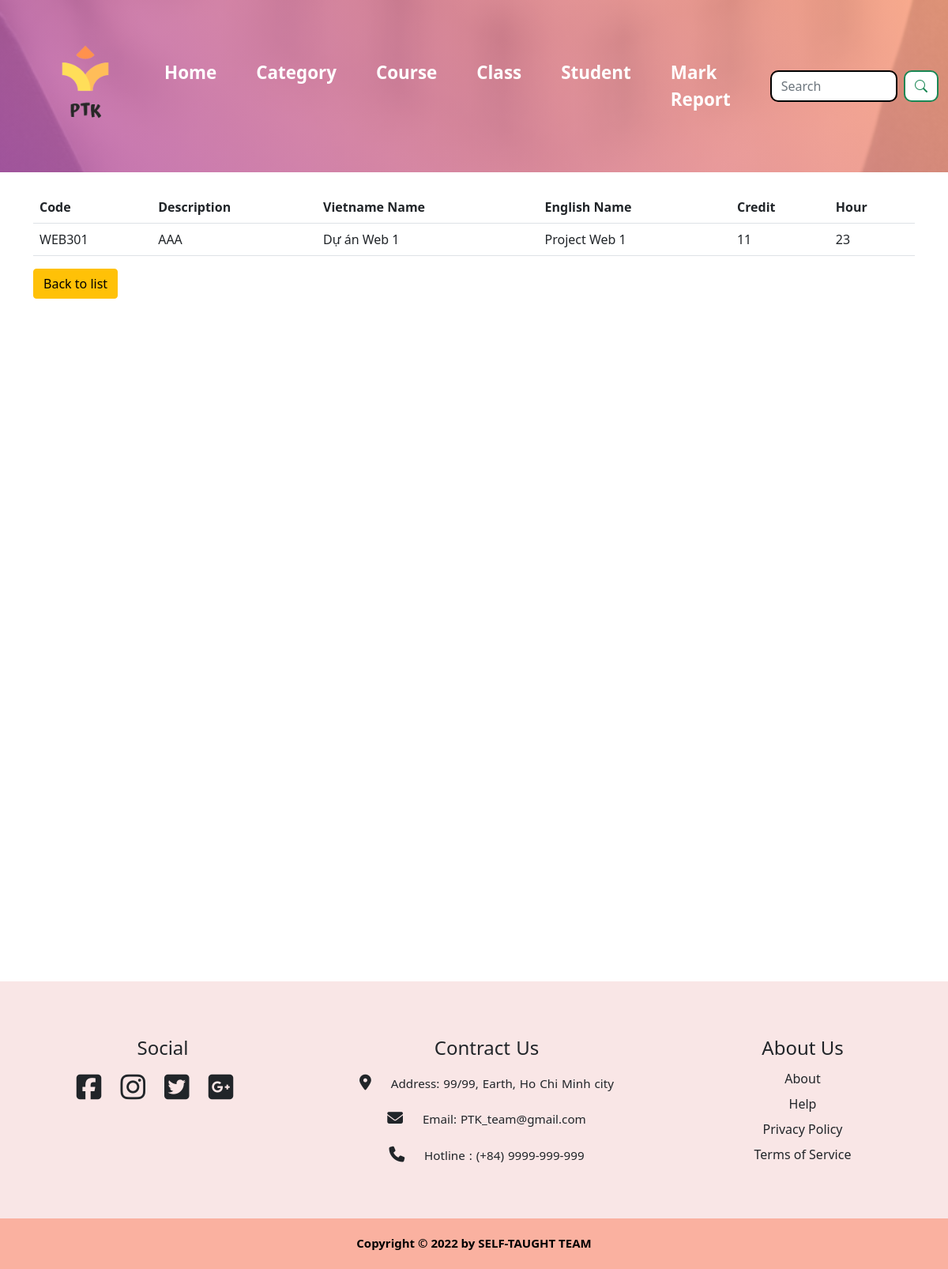
The app's page /course/2, older data.
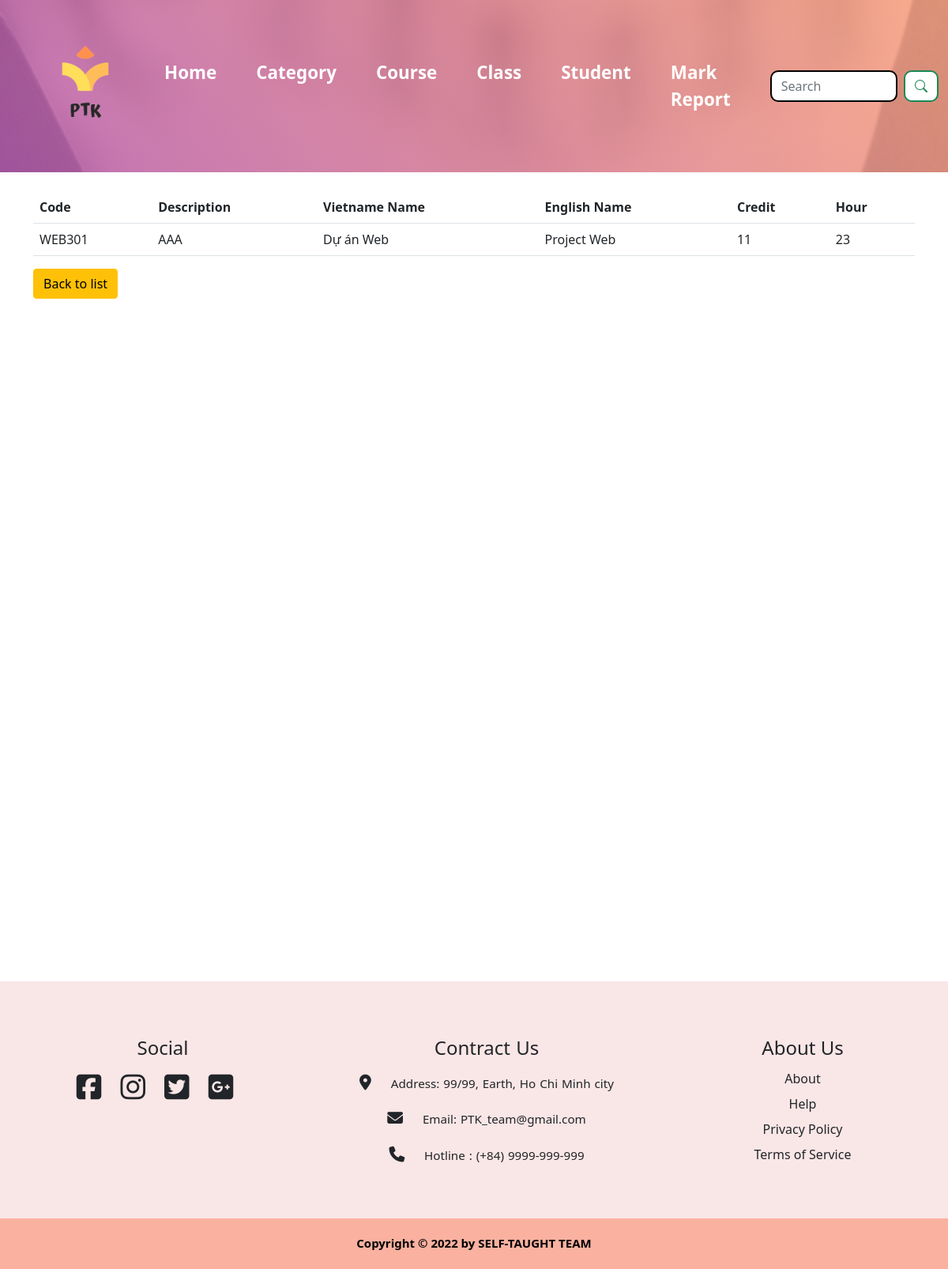
The same page, newer data.
### course/models.py (models this page shows, shortened)
class Course(models.Model):
    code = models.CharField(max_length=10)
    description = models.TextField()
    name_en = models.CharField(max_length=250)
    name_vi = models.CharField(max_length=250)
    credit = models.IntegerField()
    hour = models.IntegerField()
    category = models.ForeignKey(Category, on_delete=models.CASCADE)

### course/views.py (the view)
# urls.py: path("course/<int:id>", views.course_details),
def course_details(request, id):
    course = Course.objects.get(id=id)
    context = {
        "course": course,
    }
    return render(request, "course/course/course_details.html", context)

### course/templates/course/course/course_details.html
{% extends 'base.html' %}
{% load static %}
{% block content %}
<link rel="stylesheet" href="{% static 'css/style.css' %}">
<table class="table">
    <tr>
        <th>Code</th>
        <th>Description</th>
        <th>Vietname Name</th>
        <th>English Name</th>
        <th>Credit</th>
        <th>Hour</th>
    </tr>
    <tr>
        <td>{{course.code}}</td>
        <td>{{course.description}}</td>
        <td>{{course.name_vi}}</td>
        <td>{{course.name_en}}</td>
        <td>{{course.credit}}</td>
        <td>{{course.hour}}</td>
    </tr>
</table>
<a class="btn btn-warning" href="back_to_courselist">Back to list</a>
{% endblock content %}

Row changes from the older to the newer data that the page shows:
changed Course "WEB301": name_vi "Dự án Web 1" → "Dự án Web"; name_en "Project Web 1" → "Project Web"
